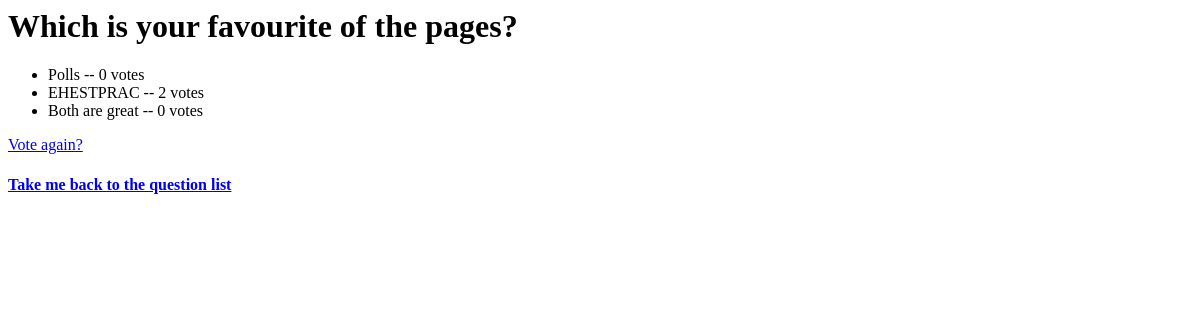
Before: /polls/1/results/ with the older database file.
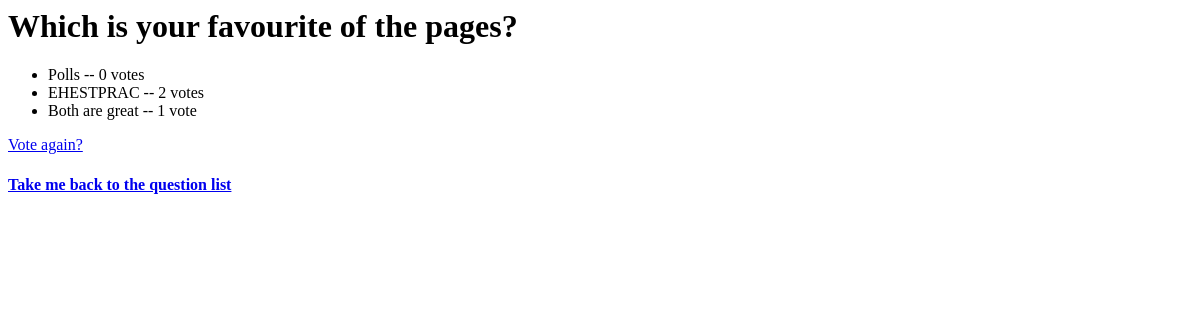
After: the same page with the newer database file.
### polls/models.py (models this page shows, shortened)
class Choice(models.Model):
    question = models.ForeignKey(Question, on_delete=models.CASCADE)
    choice_text = models.CharField(max_length=200)
    votes = models.IntegerField(default=0)

### polls/views.py (the view)
# urls.py: path('<int:pk>/results/', views.ResultsView.as_view(), name='results'),
class ResultsView(generic.DetailView):
    model = Question
    template_name = 'polls/results.html'

### polls/templates/polls/results.html
<h1>{{ question.question_text }}</h1>
<ul>
{% for choice in question.choice_set.all %}
    <li>{{ choice.choice_text }} -- {{ choice.votes }} vote{{ choice.votes|pluralize }}</li>
{% endfor %}
</ul>
<a href="{% url 'polls:detail' question.id %}">Vote again?</a>
<h4><a href = "../../">Take me back to the question list</a></h4>

Changed rows visible on the page:
changed Choice "Both are great": votes "0" → "1"
